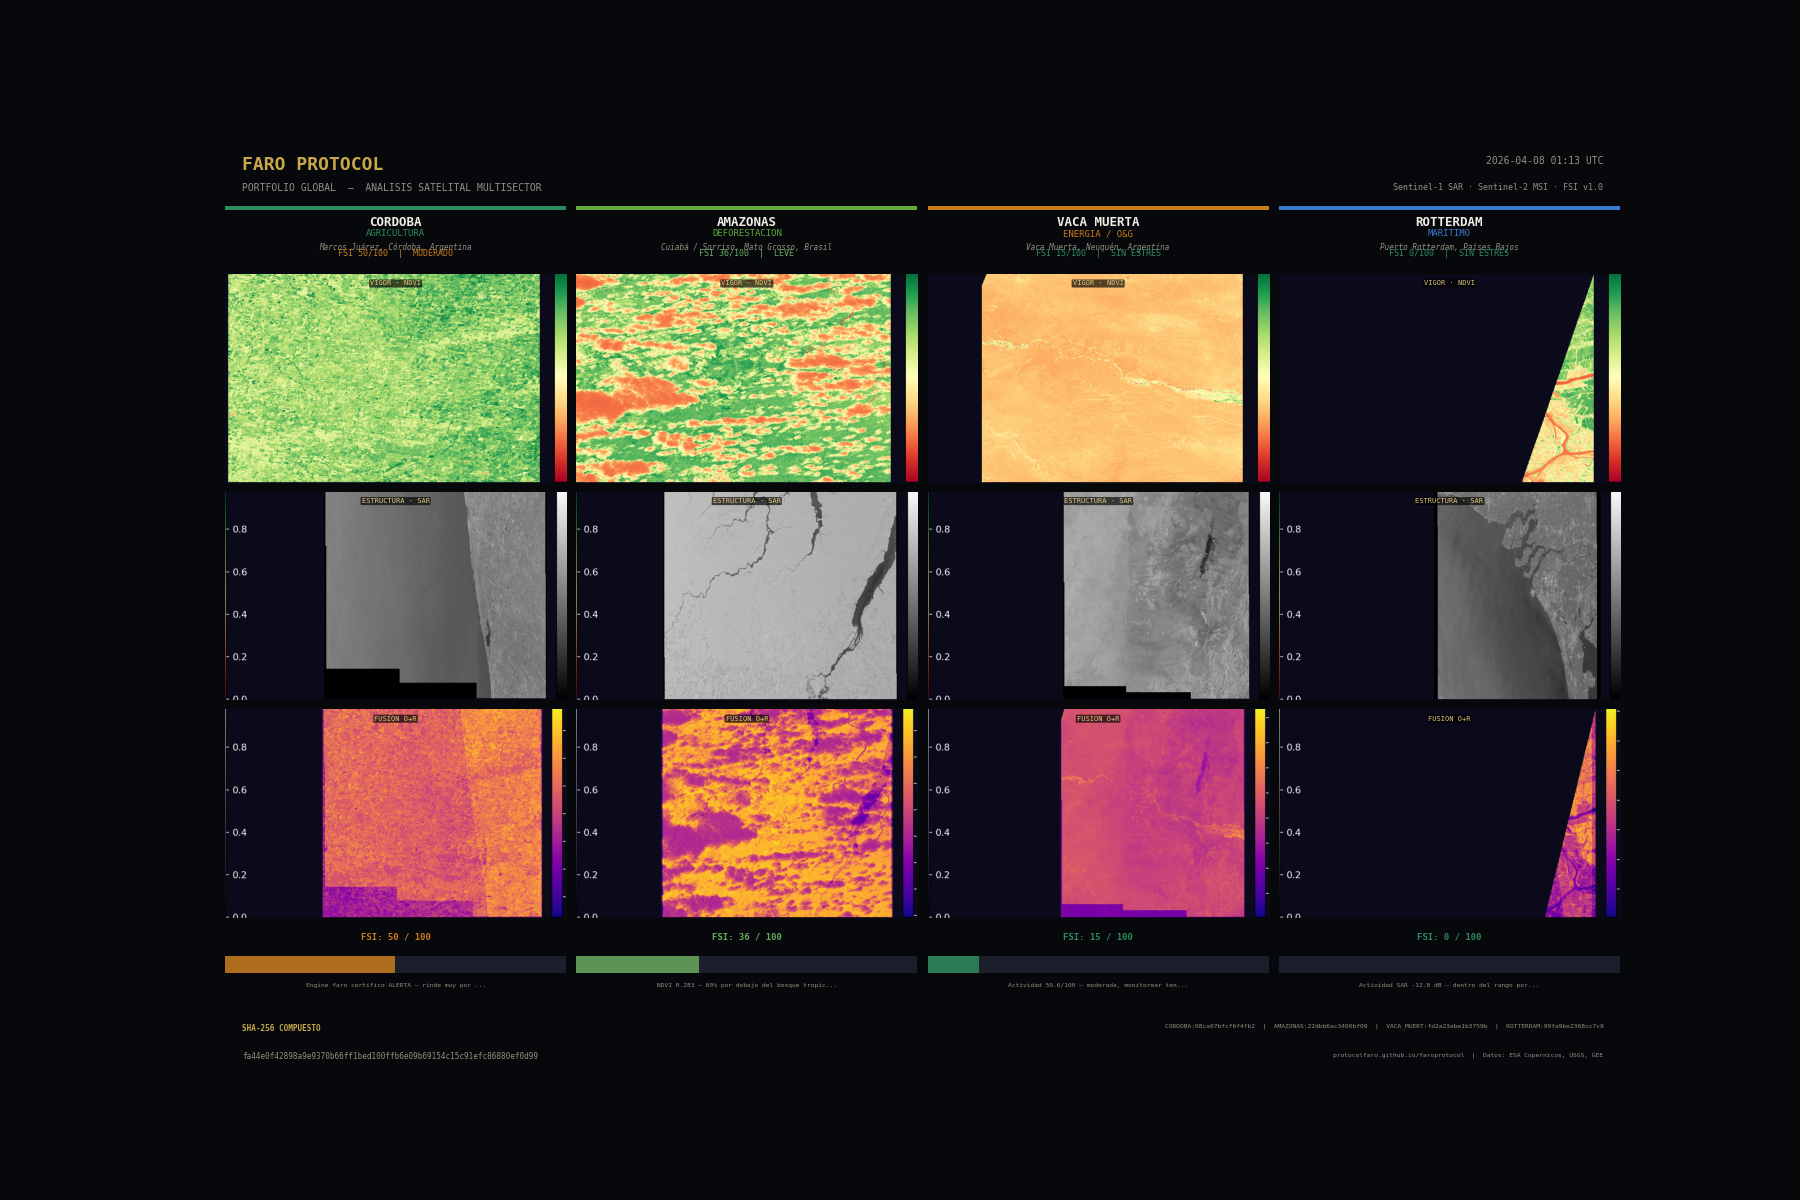

Write the Python code that produced this figure.
"""
FARO PROTOCOL — Portfolio Global
==================================

Genera un panel horizontal 1800×1200px con los 4 sectores estratégicos.
Cada sector muestra el área más representativa con 3 layers satelitales
(Vigor/NDVI · Estructura/SAR · Fusión) + certificación FSI.

Áreas por defecto (una por sector):
    Agro          → cordoba      (datos reales, única con ALERTA real)
    Deforestación → amazonas     (señal activa de pérdida de cobertura)
    O&G / Energía → vaca_muerta  (actividad industrial moderada)
    Marítimo      → rotterdam    (puerto, nivel normal)

Uso:
    python faro_portfolio_global.py
    python faro_portfolio_global.py --areas cordoba amazonas permian malacca
    python faro_portfolio_global.py --out mi_portfolio.png

Output:
    faro_portfolio_global.png   (1800×1200px, dpi=100)
    faro_portfolio_global.sha256
"""

from __future__ import annotations
import argparse
import hashlib
import json
import sys
from datetime import datetime
from pathlib import Path

import matplotlib
matplotlib.use('Agg')
import matplotlib.pyplot as plt
import matplotlib.gridspec as gridspec
from matplotlib.patches import Rectangle
import numpy as np

try:
    from PIL import Image
    HAS_PIL = True
except ImportError:
    HAS_PIL = False

if hasattr(sys.stdout, 'reconfigure'):
    sys.stdout.reconfigure(encoding='utf-8')

ROOT = Path(__file__).parent

# ── Paleta ────────────────────────────────────────────────────────────────────
BG      = '#06080b'
BG2     = '#0d1117'
GOLD    = '#c9a84c'
GOLD_L  = '#e2c97e'
WHITE   = '#f2ede4'
WHITE60 = '#978f82'
GREEN   = '#2d8c5e'
RED     = '#b03030'
AMBER   = '#c97c1a'

# FSI nivel → color
NIVEL_COLOR = {
    'Sin estres': GREEN,
    'Leve':       '#6aaa5e',
    'Moderado':   AMBER,
    'Alto':       '#c95a1a',
    'Severo':     RED,
}

# ── Crop coords del PNG fuente (2168×1335px) ─────────────────────────────────
# Los paneles dentro del reporte de fusión:
PNG_Y_TOP  = 175
PNG_Y_BOT  = 658
PNG_PANELS = [
    (50,  590,  'Vigor · NDVI Limpio'),
    (592, 1348, 'Estructura · Backscatter SAR'),
    (1348, 2115, 'Fusion Optico+Radar'),
]

SECTOR_LABELS = {
    'agro':          'AGRICULTURA',
    'deforestacion': 'DEFORESTACION',
    'maritimo':      'MARITIMO',
    'shipping':      'MARITIMO',
    'energia':       'ENERGIA / O&G',
    'oil_gas':       'ENERGIA / O&G',
    'mineria':       'MINERIA',
    'mining_iron':   'MINERIA',
}

SECTOR_COLOR = {
    'agro':          GREEN,
    'deforestacion': '#5eaa3a',
    'maritimo':      '#3a7acc',
    'shipping':      '#3a7acc',
    'energia':       '#c97c1a',
    'oil_gas':       '#c97c1a',
    'mineria':       '#8a6a3a',
    'mining_iron':   '#8a6a3a',
}

DEFAULT_AREAS = ['cordoba', 'amazonas', 'vaca_muerta', 'rotterdam']


# ── Helpers ───────────────────────────────────────────────────────────────────

def _sha256_file(p: Path) -> str:
    h = hashlib.sha256()
    with open(p, 'rb') as f:
        for chunk in iter(lambda: f.read(65536), b''):
            h.update(chunk)
    return h.hexdigest()


def _load_area_cfg(name: str) -> dict:
    p = ROOT / 'faro_areas' / f'{name}.json'
    if p.exists():
        with open(p, encoding='utf-8') as f:
            return json.load(f)
    return {'name': name, 'label': name.title(), 'vertical': 'desconocido'}


def _load_metrics(name: str) -> dict:
    data_p = ROOT / 'data.json'
    if not data_p.exists():
        return {}
    with open(data_p, encoding='utf-8') as f:
        d = json.load(f)
    return {**d.get('pipeline', {}).get(name, {}),
            **d.get('insights', {}).get(name, {})}


def _load_panel(area: str, panel_idx: int) -> np.ndarray | None:
    """Carga un panel satelital (0=NDVI, 1=SAR, 2=Fusion) desde el PNG de fusión."""
    if not HAS_PIL:
        return None
    png = ROOT / f'faro_reporte_fusion_{area}.png'
    if not png.exists():
        return None
    try:
        img = Image.open(png).convert('RGB')
        arr = np.array(img)
        x0, x1, _ = PNG_PANELS[panel_idx]
        crop = arr[PNG_Y_TOP:PNG_Y_BOT, x0:x1, :]
        return crop
    except Exception:
        return None


def _fsi_evaluate(area: str) -> tuple[float, str, str, list[str]]:
    """Devuelve (score, nivel, certificacion, detalle) via FaroStressIndex."""
    try:
        from faro_stress_index import FaroStressIndex
        r = FaroStressIndex.evaluate(area)
        return r.score, r.nivel, r.certificacion, r.detalle
    except Exception as e:
        return 50.0, 'Moderado', f'FSI no disponible: {e}', []


# ── Renderizado ───────────────────────────────────────────────────────────────

def _render_area_column(fig, outer_gs_cell, area: str, show_panel_labels: bool = True):
    """
    Dibuja una columna completa para un área:
      - Header (nombre, sector, país)
      - 3 paneles satelitales (NDVI / SAR / Fusión)
      - Barra FSI con score
    """
    cfg     = _load_area_cfg(area)
    metrics = _load_metrics(area)
    sector  = cfg.get('vertical', cfg.get('sector', 'desconocido'))
    label   = cfg.get('label', area.title())
    country = cfg.get('country_name', '')
    scol    = SECTOR_COLOR.get(sector, WHITE60)
    slabel  = SECTOR_LABELS.get(sector, sector.upper())

    fsi_score, fsi_nivel, fsi_cert, fsi_detalle = _fsi_evaluate(area)
    nivel_col = NIVEL_COLOR.get(fsi_nivel, WHITE60)

    # Sub-grid: header + 3 panels + FSI bar
    inner = gridspec.GridSpecFromSubplotSpec(
        5, 1,
        subplot_spec=outer_gs_cell,
        height_ratios=[1.0, 3.5, 3.5, 3.5, 1.2],
        hspace=0.06,
    )

    # ── Header ────────────────────────────────────────────────────────────────
    ax_h = fig.add_subplot(inner[0])
    ax_h.set_facecolor(BG2)
    ax_h.set_xlim(0, 1)
    ax_h.set_ylim(0, 1)
    ax_h.axis('off')

    # Franja de color de sector en el borde superior
    ax_h.add_patch(Rectangle((0, 0.92), 1, 0.08,
                              transform=ax_h.transAxes,
                              facecolor=scol, zorder=5))

    ax_h.text(0.5, 0.82, area.upper().replace('_', ' '),
              ha='center', va='top', fontsize=9, fontweight='bold',
              color=WHITE, fontfamily='monospace', transform=ax_h.transAxes)
    ax_h.text(0.5, 0.60, slabel,
              ha='center', va='top', fontsize=6.5,
              color=scol, fontfamily='monospace', transform=ax_h.transAxes)
    ax_h.text(0.5, 0.38, label,
              ha='center', va='top', fontsize=5.5,
              color=WHITE60, fontfamily='monospace', transform=ax_h.transAxes,
              style='italic')

    # Score FSI pequeño en el header
    ax_h.text(0.5, 0.12, f'FSI {fsi_score:.0f}/100  |  {fsi_nivel.upper()}',
              ha='center', va='bottom', fontsize=6,
              color=nivel_col, fontfamily='monospace', transform=ax_h.transAxes)

    # ── 3 paneles satelitales ─────────────────────────────────────────────────
    panel_titles = ['VIGOR · NDVI', 'ESTRUCTURA · SAR', 'FUSION O+R']
    for pi in range(3):
        ax_p = fig.add_subplot(inner[pi + 1])
        ax_p.set_facecolor(BG)
        ax_p.axis('off')

        crop = _load_panel(area, pi)
        if crop is not None:
            ax_p.imshow(crop, aspect='auto',
                        extent=[0, 1, 0, 1],
                        transform=ax_p.transAxes,
                        zorder=1)
        else:
            # Placeholder cuando no hay PNG fuente
            ax_p.add_patch(Rectangle((0, 0), 1, 1,
                                     facecolor='#1a1f2b', zorder=1))
            ax_p.text(0.5, 0.5, 'SIN DATOS\nSATELITALES',
                      ha='center', va='center', fontsize=6,
                      color=WHITE60, fontfamily='monospace',
                      transform=ax_p.transAxes, zorder=2)

        if show_panel_labels:
            ax_p.text(0.5, 0.97, panel_titles[pi],
                      ha='center', va='top', fontsize=5,
                      color=GOLD_L, fontfamily='monospace',
                      transform=ax_p.transAxes, zorder=3,
                      bbox=dict(boxstyle='round,pad=0.15', facecolor='#000000aa',
                                edgecolor='none'))

    # ── Barra FSI ─────────────────────────────────────────────────────────────
    ax_f = fig.add_subplot(inner[4])
    ax_f.set_facecolor(BG2)
    ax_f.set_xlim(0, 100)
    ax_f.set_ylim(0, 1)
    ax_f.axis('off')

    # Fondo gris de la barra
    ax_f.add_patch(Rectangle((0, 0.35), 100, 0.25,
                              facecolor='#1a1f2b', zorder=1))
    # Relleno proporcional al score
    fill_col = nivel_col
    if fsi_score > 0:
        ax_f.add_patch(Rectangle((0, 0.35), fsi_score, 0.25,
                                  facecolor=fill_col, alpha=0.85, zorder=2))

    ax_f.text(50, 0.92, f'FSI: {fsi_score:.0f} / 100',
              ha='center', va='top', fontsize=6.5,
              color=nivel_col, fontfamily='monospace', fontweight='bold')

    # Primera linea de detalle
    if fsi_detalle:
        txt = fsi_detalle[0]
        if len(txt) > 48:
            txt = txt[:45] + '...'
        ax_f.text(50, 0.15, txt,
                  ha='center', va='bottom', fontsize=4.5,
                  color=WHITE60, fontfamily='monospace',
                  wrap=True)


def _composite_sha(areas: list[str]) -> str:
    """SHA-256 compuesto de los 4 SHA-256 individuales."""
    parts = []
    for a in areas:
        sha_f = ROOT / f'faro_reporte_fusion_{a}.sha256'
        if sha_f.exists():
            parts.append(sha_f.read_text(encoding='utf-8').split()[0].strip())
        else:
            parts.append(f'NO_SHA_{a}')
    combined = '|'.join(parts)
    return hashlib.sha256(combined.encode()).hexdigest()


def generar_portfolio(areas: list[str], output: str = 'faro_portfolio_global.png'):
    """Genera el portfolio global 1800×1200px."""
    print(f'  [·] Generando Portfolio Global: {len(areas)} areas')

    fig = plt.figure(figsize=(18, 12), facecolor=BG)
    fig.patch.set_facecolor(BG)

    # Grid principal: header(top) + columnas(main) + footer(bottom)
    main_gs = gridspec.GridSpec(
        3, 1,
        height_ratios=[0.7, 10.0, 0.8],
        hspace=0.02,
        figure=fig,
    )

    # ── Banner superior ───────────────────────────────────────────────────────
    ax_top = fig.add_subplot(main_gs[0])
    ax_top.set_facecolor(BG2)
    ax_top.axis('off')

    ax_top.text(0.012, 0.78, 'FARO PROTOCOL',
                ha='left', va='top', fontsize=13, fontweight='bold',
                color=GOLD, fontfamily='monospace',
                transform=ax_top.transAxes)
    ax_top.text(0.012, 0.30, 'PORTFOLIO GLOBAL  —  ANALISIS SATELITAL MULTISECTOR',
                ha='left', va='top', fontsize=7,
                color=WHITE60, fontfamily='monospace',
                transform=ax_top.transAxes)

    ts = datetime.now().strftime('%Y-%m-%d %H:%M UTC')
    ax_top.text(0.988, 0.78, ts,
                ha='right', va='top', fontsize=7,
                color=WHITE60, fontfamily='monospace',
                transform=ax_top.transAxes)
    ax_top.text(0.988, 0.30, 'Sentinel-1 SAR · Sentinel-2 MSI · FSI v1.0',
                ha='right', va='top', fontsize=6,
                color=WHITE60, fontfamily='monospace',
                transform=ax_top.transAxes)

    # ── Columnas de áreas ─────────────────────────────────────────────────────
    n = len(areas)
    col_gs = gridspec.GridSpecFromSubplotSpec(
        1, n,
        subplot_spec=main_gs[1],
        wspace=0.03,
    )

    for i, area in enumerate(areas):
        _render_area_column(fig, col_gs[i], area)
        print(f'  [+] {area}')

    # ── Footer con SHA-256 compuesto ──────────────────────────────────────────
    ax_foot = fig.add_subplot(main_gs[2])
    ax_foot.set_facecolor(BG2)
    ax_foot.axis('off')

    comp_sha = _composite_sha(areas)

    ax_foot.text(0.012, 0.70, 'SHA-256 COMPUESTO',
                 ha='left', va='top', fontsize=5.5, fontweight='bold',
                 color=GOLD, fontfamily='monospace',
                 transform=ax_foot.transAxes)
    ax_foot.text(0.012, 0.25, comp_sha,
                 ha='left', va='top', fontsize=5.5,
                 color=WHITE60, fontfamily='monospace',
                 transform=ax_foot.transAxes)

    # SHA individuales
    sha_strs = []
    for a in areas:
        sha_f = ROOT / f'faro_reporte_fusion_{a}.sha256'
        if sha_f.exists():
            h = sha_f.read_text(encoding='utf-8').split()[0].strip()[:16]
            sha_strs.append(f'{a.upper()[:10]}:{h}')
        else:
            sha_strs.append(f'{a.upper()[:10]}:NO_SHA')
    ax_foot.text(0.988, 0.70, '  |  '.join(sha_strs),
                 ha='right', va='top', fontsize=4.5,
                 color=WHITE60, fontfamily='monospace',
                 transform=ax_foot.transAxes)
    ax_foot.text(0.988, 0.25,
                 'protocolfaro.github.io/faroprotocol  |  Datos: ESA Copernicus, USGS, GEE',
                 ha='right', va='top', fontsize=4.5,
                 color=WHITE60, fontfamily='monospace',
                 transform=ax_foot.transAxes)

    # ── Guardar ───────────────────────────────────────────────────────────────
    out_path = ROOT / output
    plt.savefig(out_path, dpi=100,
                facecolor=BG, edgecolor='none')
    plt.close()

    # Sello SHA-256
    sha_hex = _sha256_file(out_path)
    sha_path = ROOT / output.replace('.png', '.sha256')
    sha_path.write_text(f'{sha_hex}  {out_path.name}\n', encoding='utf-8')

    size_kb = out_path.stat().st_size // 1024
    print(f'  [+] {out_path.name}  ({size_kb} KB)')
    print(f'  [+] SHA-256: {sha_hex[:32]}...')
    print(f'  [+] Compuesto: {comp_sha[:32]}...')
    return out_path, sha_hex


# ── CLI ───────────────────────────────────────────────────────────────────────

if __name__ == '__main__':
    parser = argparse.ArgumentParser(
        description='Faro Portfolio Global — 4 sectores satelitales'
    )
    parser.add_argument('--areas', nargs='+', default=DEFAULT_AREAS,
                        metavar='AREA',
                        help=f'Áreas a incluir (default: {" ".join(DEFAULT_AREAS)})')
    parser.add_argument('--out', default='faro_portfolio_global.png',
                        help='Archivo de salida (default: faro_portfolio_global.png)')
    args = parser.parse_args()

    print('=' * 60)
    print('  FARO PROTOCOL — Portfolio Global')
    print('=' * 60)
    generar_portfolio(args.areas, args.out)
    print()
